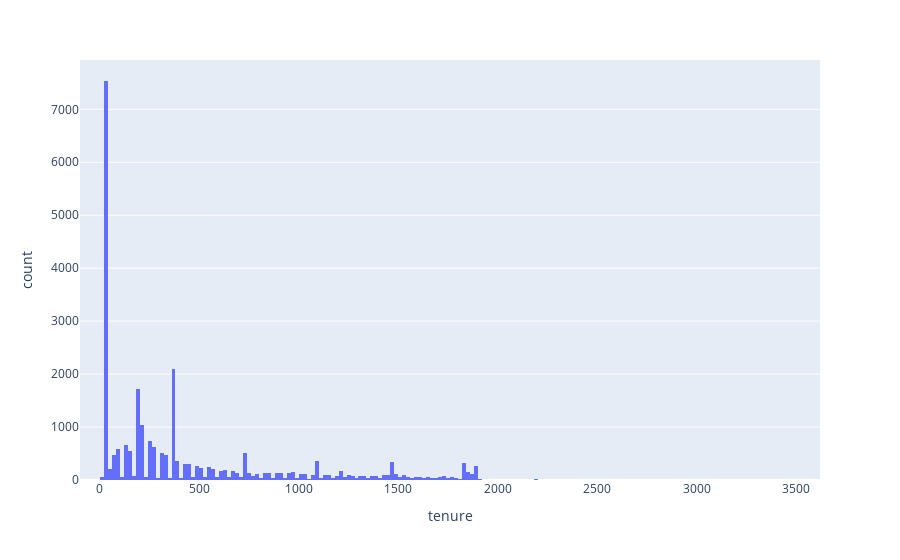

The notebook cell this image was saved under:
### Code cell
# Tenure distribution
import plotly.express as px
fig = px.histogram(dwh, x = 'tenure')
fig.show()

### Figure 1 — Plotly figure (JSON) as saved in the notebook; plotly's stock layout.template omitted (floating-point values rounded to 4 significant figures; data arrays with more than 128 entries replaced by an {"elided": "..."} marker saying what was removed)
{"data": [{"alignmentgroup": "True", "bingroup": "x", "hoverlabel": {"namelength": 0}, "hovertemplate": "tenure=%{x}<br>count=%{y}", "legendgroup": "", "marker": {"color": "#636efa"}, "name": "", "offsetgroup": "", "orientation": "v", "showlegend": false, "type": "histogram", "x": {"elided": "26549 int values"}, "xaxis": "x", "yaxis": "y"}], "layout": {"barmode": "relative", "legend": {"tracegroupgap": 0}, "margin": {"t": 60}, "xaxis": {"anchor": "y", "domain": [0, 1], "title": {"text": "tenure"}}, "yaxis": {"anchor": "x", "domain": [0, 1], "title": {"text": "count"}}}}
